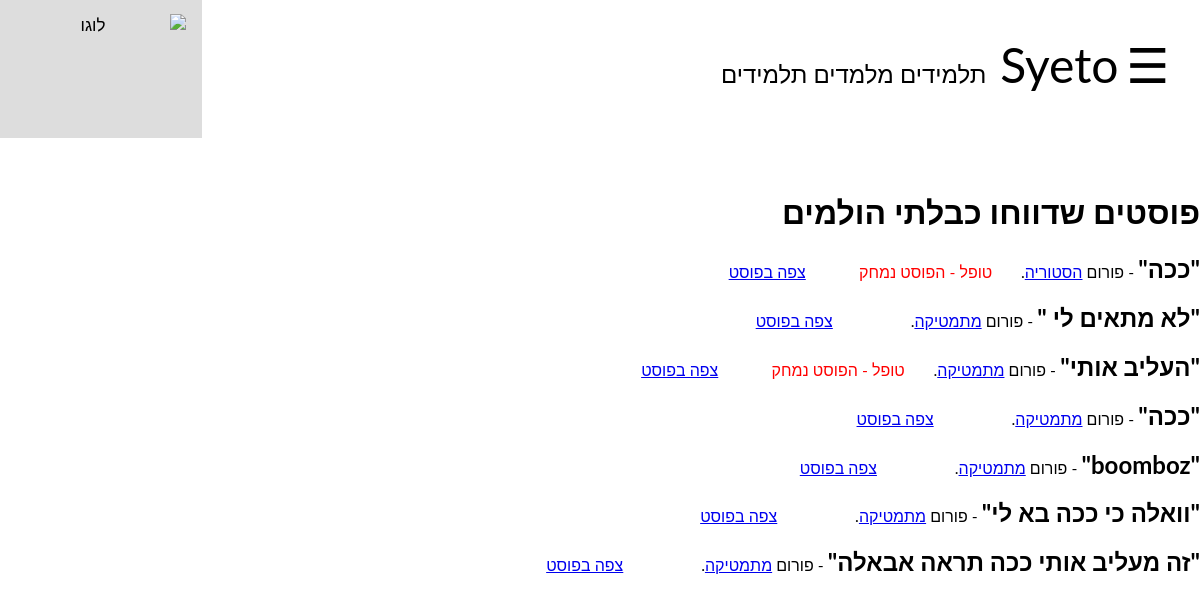
The page /admin_options/view_post_reports (signed in) on the database its author committed.
### tables this page shows
CREATE TABLE "post_reports" (
	"post_ID"	TEXT,
	"content"	TEXT,
	"forum"	TEXT,
	"deleted"	TEXT
);

### Application.py (the view)
@app.route("/admin_options/view_post_reports")
def view_post_reports():
    if 'user' in session:
        if DataBaseFunctions.is_admin(session['user']):
            return render_template("view_post_reports.html",
                                   reports=DataBaseFunctions.reported_posts_as_list_of_dictionaries())
    return redirect('/homePage')

### Application.py (called while the page is built)
@app.before_request
def update_lessons_offers():
    if 'user' in session:
        DataBaseFunctions.update_lessons_offers_that_have_passed(session['user'])
        DataBaseFunctions.update_lessons_offers_that_are_no_longer_relevant(session['user'])

@app.before_request
def update_last_login():
    if 'user' in session:
        DataBaseFunctions.update_last_login(session['user'])

@app.before_request
def update_lessons_requests_quantity():
    if 'user' in session:
        session['new_lessons_offers'] = DataBaseFunctions.number_of_lessons_requests(session['user'])
        session['new_messages'] = DataBaseFunctions.number_of_new_messages(session['user'])
        session['new_friend_requests'] = DataBaseFunctions.number_of_friend_requests(session['user'])
        session['lessons'] = DataBaseFunctions.number_of_lessons(session['user'])

### DataBaseFunctions.py (called while the page is built)
    @staticmethod
    def get_date():
        import datetime
        date = str(datetime.datetime.now()).split(' ')[0]
        date = date.split('-')
        date.reverse()
        date = '/'.join(date)
        return date

    @staticmethod
    def get_time():
        import datetime
        date = str(datetime.datetime.now()).split(' ')[1]
        date=date.split(':')
        return (date[0]+':'+date[1])

    @staticmethod
    def is_admin(username):
        conn = sqlite3.connect('database.db', timeout=2)
        admin = conn.execute("select is_admin from users where username=?", (username,))
        for row in admin:
            admin = row[0]
        if admin == "yes":
            return True
        return False

    @staticmethod
    def reported_posts_as_list_of_dictionaries():
        conn = sqlite3.connect('database.db')
        dicts_list = []
        posts = conn.execute("select * from post_reports")
        for row in posts:
            dicts_list.append({
                'post_ID' : row[0],
                'content' : row[1],
                'forum' : row[2],
                'deleted' : row[3]
            })
        return dicts_list

    @staticmethod
    def get_lessons_offers_IDs(username):#returns a list of lessons_offers IDs according to a certain usrname
        conn = sqlite3.connect('database.db', timeout=2)
        IDs = conn.execute("select lessons_offers_IDs from users where username=?", (username,))
        for row in IDs:
            IDs = row[0]
        if IDs != None:
            return IDs.split(',')
        else:
            return []

### templates/view_post_reports.html (shortened to what this page needs)
{%extends "registeredLayout.html" %}
{% block body %}
<h1>פוסטים שדווחו כבלתי הולמים</h1>
{% for report in reports %}
<font size="5"><b>"{{report['content']}}"</b></font> - פורום <a href="/forum/{{report['forum']}}">{{report['forum']}}</a>.
&nbsp;&nbsp;&nbsp;&nbsp;&nbsp;
{% if report['deleted'] == 'yes' %}
    <font color="red">טופל - הפוסט נמחק</font>
{% endif %}
&nbsp;&nbsp;&nbsp;&nbsp;&nbsp; <a href="/post/{{report['post_ID']}}">צפה בפוסט</a>
<br><br>
{% endfor %}
{% endblock %}

### templates/generalLayout.html (style rules this page uses)
body { margin: 0; font-family: Arial, Helvetica, sans-serif; }
body { font-family: "Lato", sans-serif; }
body { padding: 0px; }

### rows shown on the page
post_reports: content "ככה", forum "הסטוריה", deleted "טופל - הפוסט נמחק"
post_reports: content "לא מתאים לי", forum "מתמטיקה"
post_reports: content "העליב אותי", forum "מתמטיקה", deleted "טופל - הפוסט נמחק"
post_reports: content "ככה", forum "מתמטיקה"
post_reports: content "boomboz", forum "מתמטיקה"
post_reports: content "וואלה כי ככה בא לי", forum "מתמטיקה"
post_reports: content "זה מעליב אותי ככה תראה אבאלה", forum "מתמטיקה"
